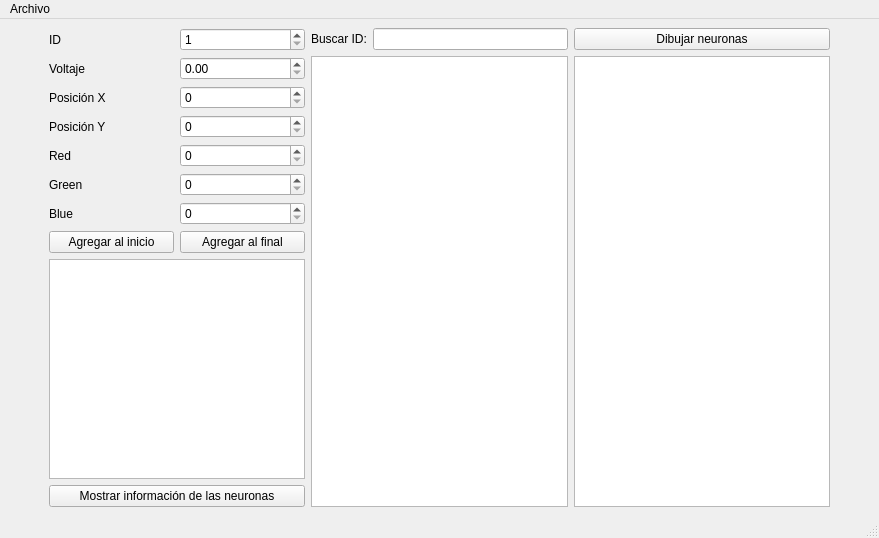
<?xml version="1.0" encoding="UTF-8"?>
<ui version="4.0">
 <class>MainWindow</class>
 <widget class="QMainWindow" name="MainWindow">
  <property name="geometry">
   <rect>
    <x>0</x>
    <y>0</y>
    <width>879</width>
    <height>538</height>
   </rect>
  </property>
  <property name="windowTitle">
   <string>MainWindow</string>
  </property>
  <widget class="QWidget" name="centralwidget">
   <layout class="QHBoxLayout" name="horizontalLayout">
    <item>
     <spacer name="horizontalSpacer">
      <property name="orientation">
       <enum>Qt::Horizontal</enum>
      </property>
      <property name="sizeType">
       <enum>QSizePolicy::Preferred</enum>
      </property>
      <property name="sizeHint" stdset="0">
       <size>
        <width>40</width>
        <height>20</height>
       </size>
      </property>
     </spacer>
    </item>
    <item>
     <layout class="QGridLayout" name="gridLayout">
      <item row="0" column="0">
       <widget class="QLabel" name="label">
        <property name="text">
         <string>ID</string>
        </property>
        <property name="alignment">
         <set>Qt::AlignLeading|Qt::AlignLeft|Qt::AlignVCenter</set>
        </property>
       </widget>
      </item>
      <item row="1" column="0">
       <widget class="QLabel" name="label_2">
        <property name="text">
         <string>Voltaje</string>
        </property>
       </widget>
      </item>
      <item row="7" column="0">
       <widget class="QPushButton" name="submit_start">
        <property name="text">
         <string>Agregar al inicio</string>
        </property>
       </widget>
      </item>
      <item row="0" column="1">
       <widget class="QSpinBox" name="id_spinBox">
        <property name="minimum">
         <number>1</number>
        </property>
        <property name="maximum">
         <number>999</number>
        </property>
       </widget>
      </item>
      <item row="2" column="0">
       <widget class="QLabel" name="label_3">
        <property name="text">
         <string>Posición X</string>
        </property>
       </widget>
      </item>
      <item row="1" column="1">
       <widget class="QDoubleSpinBox" name="voltaje_spinBox">
        <property name="maximum">
         <double>1000.000000000000000</double>
        </property>
       </widget>
      </item>
      <item row="4" column="0">
       <widget class="QLabel" name="label_5">
        <property name="text">
         <string>Red</string>
        </property>
       </widget>
      </item>
      <item row="5" column="0">
       <widget class="QLabel" name="label_6">
        <property name="text">
         <string>Green</string>
        </property>
       </widget>
      </item>
      <item row="3" column="1">
       <widget class="QSpinBox" name="posicionY_spinBox">
        <property name="maximum">
         <number>1000</number>
        </property>
       </widget>
      </item>
      <item row="7" column="1">
       <widget class="QPushButton" name="submit_end">
        <property name="text">
         <string>Agregar al final</string>
        </property>
       </widget>
      </item>
      <item row="4" column="1">
       <widget class="QSpinBox" name="red_spinBox">
        <property name="maximum">
         <number>255</number>
        </property>
       </widget>
      </item>
      <item row="8" column="0" colspan="2">
       <widget class="QTextEdit" name="output"/>
      </item>
      <item row="2" column="1">
       <widget class="QSpinBox" name="posicionX_spinBox">
        <property name="maximum">
         <number>1000</number>
        </property>
       </widget>
      </item>
      <item row="6" column="0">
       <widget class="QLabel" name="label_7">
        <property name="text">
         <string>Blue</string>
        </property>
       </widget>
      </item>
      <item row="6" column="1">
       <widget class="QSpinBox" name="blue_spinBox">
        <property name="maximum">
         <number>255</number>
        </property>
       </widget>
      </item>
      <item row="3" column="0">
       <widget class="QLabel" name="label_4">
        <property name="text">
         <string>Posición Y</string>
        </property>
       </widget>
      </item>
      <item row="5" column="1">
       <widget class="QSpinBox" name="green_spinBox">
        <property name="maximum">
         <number>255</number>
        </property>
       </widget>
      </item>
      <item row="10" column="0" colspan="2">
       <widget class="QPushButton" name="show_neurons">
        <property name="text">
         <string>Mostrar información de las neuronas</string>
        </property>
       </widget>
      </item>
     </layout>
    </item>
    <item>
     <layout class="QGridLayout" name="gridLayout_2">
      <item row="2" column="2">
       <widget class="QGraphicsView" name="lienzo"/>
      </item>
      <item row="2" column="0" colspan="2">
       <widget class="QTableWidget" name="tablaNeuronas"/>
      </item>
      <item row="0" column="1">
       <widget class="QLineEdit" name="id_search"/>
      </item>
      <item row="0" column="0">
       <widget class="QLabel" name="label_8">
        <property name="text">
         <string>Buscar ID:</string>
        </property>
       </widget>
      </item>
      <item row="0" column="2">
       <widget class="QPushButton" name="pushButton">
        <property name="text">
         <string>Dibujar neuronas</string>
        </property>
       </widget>
      </item>
     </layout>
    </item>
    <item>
     <spacer name="horizontalSpacer_2">
      <property name="orientation">
       <enum>Qt::Horizontal</enum>
      </property>
      <property name="sizeType">
       <enum>QSizePolicy::Preferred</enum>
      </property>
      <property name="sizeHint" stdset="0">
       <size>
        <width>40</width>
        <height>20</height>
       </size>
      </property>
     </spacer>
    </item>
   </layout>
  </widget>
  <widget class="QMenuBar" name="menubar">
   <property name="geometry">
    <rect>
     <x>0</x>
     <y>0</y>
     <width>879</width>
     <height>36</height>
    </rect>
   </property>
   <widget class="QMenu" name="menuArchivo">
    <property name="title">
     <string>Archivo</string>
    </property>
    <addaction name="actionAbrir"/>
    <addaction name="actionGuardar"/>
   </widget>
   <addaction name="menuArchivo"/>
  </widget>
  <widget class="QStatusBar" name="statusbar"/>
  <action name="actionAbrir">
   <property name="text">
    <string>Abrir</string>
   </property>
  </action>
  <action name="actionGuardar">
   <property name="text">
    <string>Guardar</string>
   </property>
  </action>
 </widget>
 <tabstops>
  <tabstop>id_spinBox</tabstop>
  <tabstop>voltaje_spinBox</tabstop>
  <tabstop>posicionX_spinBox</tabstop>
  <tabstop>posicionY_spinBox</tabstop>
  <tabstop>red_spinBox</tabstop>
  <tabstop>green_spinBox</tabstop>
  <tabstop>blue_spinBox</tabstop>
  <tabstop>submit_start</tabstop>
  <tabstop>submit_end</tabstop>
  <tabstop>output</tabstop>
  <tabstop>show_neurons</tabstop>
 </tabstops>
 <resources/>
 <connections/>
</ui>
